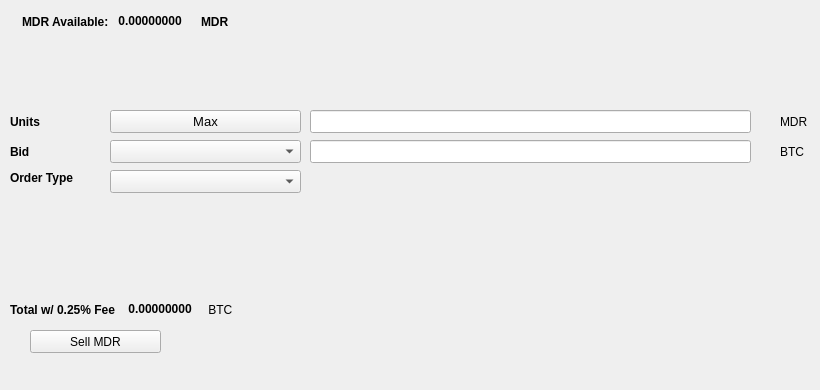
   <widget class="QWidget" name="SellTab">
    <attribute name="title">
     <string>Sell</string>
    </attribute>
    <widget class="QLabel" name="label_16">
     <property name="geometry">
      <rect>
       <x>780</x>
       <y>140</y>
       <width>31</width>
       <height>23</height>
      </rect>
     </property>
     <property name="text">
      <string>BTC</string>
     </property>
    </widget>
    <widget class="QComboBox" name="SellBidcomboBox">
     <property name="geometry">
      <rect>
       <x>110</x>
       <y>140</y>
       <width>191</width>
       <height>23</height>
      </rect>
     </property>
     <property name="font">
      <font>
       <pointsize>10</pointsize>
      </font>
     </property>
    </widget>
    <widget class="QLabel" name="label_18">
     <property name="geometry">
      <rect>
       <x>10</x>
       <y>110</y>
       <width>46</width>
       <height>23</height>
      </rect>
     </property>
     <property name="font">
      <font>
       <weight>75</weight>
       <bold>true</bold>
      </font>
     </property>
     <property name="text">
      <string>Units</string>
     </property>
    </widget>
    <widget class="QPushButton" name="Sell_Max_Amount">
     <property name="geometry">
      <rect>
       <x>110</x>
       <y>110</y>
       <width>191</width>
       <height>23</height>
      </rect>
     </property>
     <property name="font">
      <font>
       <pointsize>10</pointsize>
      </font>
     </property>
     <property name="text">
      <string>Max</string>
     </property>
    </widget>
    <widget class="QLabel" name="label_20">
     <property name="geometry">
      <rect>
       <x>10</x>
       <y>170</y>
       <width>91</width>
       <height>16</height>
      </rect>
     </property>
     <property name="font">
      <font>
       <weight>75</weight>
       <bold>true</bold>
      </font>
     </property>
     <property name="text">
      <string>Order Type</string>
     </property>
    </widget>
    <widget class="QComboBox" name="SellOrdertypeCombo">
     <property name="geometry">
      <rect>
       <x>110</x>
       <y>170</y>
       <width>191</width>
       <height>23</height>
      </rect>
     </property>
     <property name="font">
      <font>
       <pointsize>10</pointsize>
      </font>
     </property>
    </widget>
    <widget class="QLabel" name="label_21">
     <property name="geometry">
      <rect>
       <x>10</x>
       <y>140</y>
       <width>46</width>
       <height>23</height>
      </rect>
     </property>
     <property name="font">
      <font>
       <weight>75</weight>
       <bold>true</bold>
      </font>
     </property>
     <property name="text">
      <string>Bid</string>
     </property>
    </widget>
    <widget class="QLabel" name="label_22">
     <property name="geometry">
      <rect>
       <x>780</x>
       <y>110</y>
       <width>31</width>
       <height>23</height>
      </rect>
     </property>
     <property name="text">
      <string>MDR</string>
     </property>
    </widget>
    <widget class="QLineEdit" name="UnitsInputMDR">
     <property name="geometry">
      <rect>
       <x>310</x>
       <y>110</y>
       <width>441</width>
       <height>23</height>
      </rect>
     </property>
     <property name="font">
      <font>
       <pointsize>9</pointsize>
       <weight>75</weight>
       <bold>true</bold>
      </font>
     </property>
    </widget>
    <widget class="QLineEdit" name="SellBidPriceEdit">
     <property name="geometry">
      <rect>
       <x>310</x>
       <y>140</y>
       <width>441</width>
       <height>23</height>
      </rect>
     </property>
     <property name="font">
      <font>
       <pointsize>9</pointsize>
       <weight>75</weight>
       <bold>true</bold>
      </font>
     </property>
    </widget>
    <widget class="QPushButton" name="SellMDRBTN">
     <property name="geometry">
      <rect>
       <x>30</x>
       <y>330</y>
       <width>131</width>
       <height>23</height>
      </rect>
     </property>
     <property name="text">
      <string>Sell MDR</string>
     </property>
     <property name="icon">
      <iconset resource="../midori">
       <normaloff>:/icons/bitcoin</normaloff>:/icons/bitcoin</iconset>
     </property>
    </widget>
    <widget class="QWidget" name="layoutWidget3">
     <property name="geometry">
      <rect>
       <x>22</x>
       <y>12</y>
       <width>258</width>
       <height>19</height>
      </rect>
     </property>
     <layout class="QHBoxLayout" name="horizontalLayout">
      <item>
       <widget class="QLabel" name="label232_2">
        <property name="font">
         <font>
          <weight>75</weight>
          <bold>true</bold>
         </font>
        </property>
        <property name="text">
         <string>MDR Available:</string>
        </property>
       </widget>
      </item>
      <item>
       <widget class="QLabel" name="MDRAvailableLabel">
        <property name="palette">
         <palette>
          <active>
           <colorrole role="WindowText">
            <brush brushstyle="SolidPattern">
             <color alpha="255">
              <red>0</red>
              <green>0</green>
              <blue>0</blue>
             </color>
            </brush>
           </colorrole>
           <colorrole role="Button">
            <brush brushstyle="SolidPattern">
             <color alpha="255">
              <red>0</red>
              <green>170</green>
              <blue>0</blue>
             </color>
            </brush>
           </colorrole>
           <colorrole role="Light">
            <brush brushstyle="SolidPattern">
             <color alpha="255">
              <red>0</red>
              <green>255</green>
              <blue>0</blue>
             </color>
            </brush>
           </colorrole>
           <colorrole role="Midlight">
            <brush brushstyle="SolidPattern">
             <color alpha="255">
              <red>0</red>
              <green>212</green>
              <blue>0</blue>
             </color>
            </brush>
           </colorrole>
           <colorrole role="Dark">
            <brush brushstyle="SolidPattern">
             <color alpha="255">
              <red>0</red>
              <green>85</green>
              <blue>0</blue>
             </color>
            </brush>
           </colorrole>
           <colorrole role="Mid">
            <brush brushstyle="SolidPattern">
             <color alpha="255">
              <red>0</red>
              <green>113</green>
              <blue>0</blue>
             </color>
            </brush>
           </colorrole>
           <colorrole role="Text">
            <brush brushstyle="SolidPattern">
             <color alpha="255">
              <red>0</red>
              <green>170</green>
              <blue>0</blue>
             </color>
            </brush>
           </colorrole>
           <colorrole role="BrightText">
            <brush brushstyle="SolidPattern">
             <color alpha="255">
              <red>255</red>
              <green>255</green>
              <blue>255</blue>
             </color>
            </brush>
           </colorrole>
           <colorrole role="ButtonText">
            <brush brushstyle="SolidPattern">
             <color alpha="255">
              <red>0</red>
              <green>0</green>
              <blue>0</blue>
             </color>
            </brush>
           </colorrole>
           <colorrole role="Base">
            <brush brushstyle="SolidPattern">
             <color alpha="255">
              <red>255</red>
              <green>255</green>
              <blue>255</blue>
             </color>
            </brush>
           </colorrole>
           <colorrole role="Window">
            <brush brushstyle="SolidPattern">
             <color alpha="255">
              <red>0</red>
              <green>170</green>
              <blue>0</blue>
             </color>
            </brush>
           </colorrole>
           <colorrole role="Shadow">
            <brush brushstyle="SolidPattern">
             <color alpha="255">
              <red>0</red>
              <green>0</green>
              <blue>0</blue>
             </color>
            </brush>
           </colorrole>
           <colorrole role="AlternateBase">
            <brush brushstyle="SolidPattern">
             <color alpha="255">
              <red>127</red>
              <green>212</green>
              <blue>127</blue>
             </color>
            </brush>
           </colorrole>
           <colorrole role="ToolTipBase">
            <brush brushstyle="SolidPattern">
             <color alpha="255">
              <red>255</red>
              <green>255</green>
              <blue>220</blue>
             </color>
            </brush>
           </colorrole>
           <colorrole role="ToolTipText">
            <brush brushstyle="SolidPattern">
             <color alpha="255">
              <red>0</red>
              <green>0</green>
              <blue>0</blue>
             </color>
            </brush>
           </colorrole>
          </active>
          <inactive>
           <colorrole role="WindowText">
            <brush brushstyle="SolidPattern">
             <color alpha="255">
              <red>0</red>
              <green>0</green>
              <blue>0</blue>
             </color>
            </brush>
           </colorrole>
           <colorrole role="Button">
            <brush brushstyle="SolidPattern">
             <color alpha="255">
              <red>0</red>
              <green>170</green>
              <blue>0</blue>
             </color>
            </brush>
           </colorrole>
           <colorrole role="Light">
            <brush brushstyle="SolidPattern">
             <color alpha="255">
              <red>0</red>
              <green>255</green>
              <blue>0</blue>
             </color>
            </brush>
           </colorrole>
           <colorrole role="Midlight">
            <brush brushstyle="SolidPattern">
             <color alpha="255">
              <red>0</red>
              <green>212</green>
              <blue>0</blue>
             </color>
            </brush>
           </colorrole>
           <colorrole role="Dark">
            <brush brushstyle="SolidPattern">
             <color alpha="255">
              <red>0</red>
              <green>85</green>
              <blue>0</blue>
             </color>
            </brush>
           </colorrole>
           <colorrole role="Mid">
            <brush brushstyle="SolidPattern">
             <color alpha="255">
              <red>0</red>
              <green>113</green>
              <blue>0</blue>
             </color>
            </brush>
           </colorrole>
           <colorrole role="Text">
            <brush brushstyle="SolidPattern">
             <color alpha="255">
              <red>0</red>
              <green>170</green>
              <blue>0</blue>
             </color>
            </brush>
           </colorrole>
           <colorrole role="BrightText">
            <brush brushstyle="SolidPattern">
             <color alpha="255">
              <red>255</red>
              <green>255</green>
              <blue>255</blue>
             </color>
            </brush>
           </colorrole>
           <colorrole role="ButtonText">
            <brush brushstyle="SolidPattern">
             <color alpha="255">
              <red>0</red>
              <green>0</green>
              <blue>0</blue>
             </color>
            </brush>
           </colorrole>
           <colorrole role="Base">
            <brush brushstyle="SolidPattern">
             <color alpha="255">
              <red>255</red>
              <green>255</green>
              <blue>255</blue>
             </color>
            </brush>
           </colorrole>
           <colorrole role="Window">
            <brush brushstyle="SolidPattern">
             <color alpha="255">
              <red>0</red>
              <green>170</green>
              <blue>0</blue>
             </color>
            </brush>
           </colorrole>
           <colorrole role="Shadow">
            <brush brushstyle="SolidPattern">
             <color alpha="255">
              <red>0</red>
              <green>0</green>
              <blue>0</blue>
             </color>
            </brush>
           </colorrole>
           <colorrole role="AlternateBase">
            <brush brushstyle="SolidPattern">
             <color alpha="255">
              <red>127</red>
              <green>212</green>
              <blue>127</blue>
             </color>
            </brush>
           </colorrole>
           <colorrole role="ToolTipBase">
            <brush brushstyle="SolidPattern">
             <color alpha="255">
              <red>255</red>
              <green>255</green>
              <blue>220</blue>
             </color>
            </brush>
           </colorrole>
           <colorrole role="ToolTipText">
            <brush brushstyle="SolidPattern">
             <color alpha="255">
              <red>0</red>
              <green>0</green>
              <blue>0</blue>
             </color>
            </brush>
           </colorrole>
          </inactive>
          <disabled>
           <colorrole role="WindowText">
            <brush brushstyle="SolidPattern">
             <color alpha="255">
              <red>0</red>
              <green>85</green>
              <blue>0</blue>
             </color>
            </brush>
           </colorrole>
           <colorrole role="Button">
            <brush brushstyle="SolidPattern">
             <color alpha="255">
              <red>0</red>
              <green>170</green>
              <blue>0</blue>
             </color>
            </brush>
           </colorrole>
           <colorrole role="Light">
            <brush brushstyle="SolidPattern">
             <color alpha="255">
              <red>0</red>
              <green>255</green>
              <blue>0</blue>
             </color>
            </brush>
           </colorrole>
           <colorrole role="Midlight">
            <brush brushstyle="SolidPattern">
             <color alpha="255">
              <red>0</red>
              <green>212</green>
              <blue>0</blue>
             </color>
            </brush>
           </colorrole>
           <colorrole role="Dark">
            <brush brushstyle="SolidPattern">
             <color alpha="255">
              <red>0</red>
              <green>85</green>
              <blue>0</blue>
             </color>
            </brush>
           </colorrole>
           <colorrole role="Mid">
            <brush brushstyle="SolidPattern">
             <color alpha="255">
              <red>0</red>
              <green>113</green>
              <blue>0</blue>
             </color>
            </brush>
           </colorrole>
           <colorrole role="Text">
            <brush brushstyle="SolidPattern">
             <color alpha="255">
              <red>0</red>
              <green>85</green>
              <blue>0</blue>
             </color>
            </brush>
           </colorrole>
           <colorrole role="BrightText">
            <brush brushstyle="SolidPattern">
             <color alpha="255">
              <red>255</red>
              <green>255</green>
              <blue>255</blue>
             </color>
            </brush>
           </colorrole>
           <colorrole role="ButtonText">
            <brush brushstyle="SolidPattern">
             <color alpha="255">
              <red>0</red>
              <green>85</green>
              <blue>0</blue>
             </color>
            </brush>
           </colorrole>
           <colorrole role="Base">
            <brush brushstyle="SolidPattern">
             <color alpha="255">
              <red>0</red>
              <green>170</green>
              <blue>0</blue>
             </color>
            </brush>
           </colorrole>
           <colorrole role="Window">
            <brush brushstyle="SolidPattern">
             <color alpha="255">
              <red>0</red>
              <green>170</green>
              <blue>0</blue>
             </color>
            </brush>
           </colorrole>
           <colorrole role="Shadow">
            <brush brushstyle="SolidPattern">
             <color alpha="255">
              <red>0</red>
              <green>0</green>
              <blue>0</blue>
             </color>
            </brush>
           </colorrole>
           <colorrole role="AlternateBase">
            <brush brushstyle="SolidPattern">
             <color alpha="255">
              <red>0</red>
              <green>170</green>
              <blue>0</blue>
             </color>
            </brush>
           </colorrole>
           <colorrole role="ToolTipBase">
            <brush brushstyle="SolidPattern">
             <color alpha="255">
              <red>255</red>
              <green>255</green>
              <blue>220</blue>
             </color>
            </brush>
           </colorrole>
           <colorrole role="ToolTipText">
            <brush brushstyle="SolidPattern">
             <color alpha="255">
              <red>0</red>
              <green>0</green>
              <blue>0</blue>
             </color>
            </brush>
           </colorrole>
          </disabled>
         </palette>
        </property>
        <property name="font">
         <font>
          <weight>75</weight>
          <bold>true</bold>
         </font>
        </property>
        <property name="text">
         <string> 0.00000000 </string>
        </property>
        <property name="textInteractionFlags">
         <set>Qt::LinksAccessibleByMouse|Qt::TextSelectableByKeyboard|Qt::TextSelectableByMouse</set>
        </property>
       </widget>
      </item>
      <item>
       <widget class="QLabel" name="labelMDR">
        <property name="font">
         <font>
          <weight>75</weight>
          <bold>true</bold>
         </font>
        </property>
        <property name="text">
         <string>MDR</string>
        </property>
       </widget>
      </item>
     </layout>
    </widget>
    <widget class="QWidget" name="layoutWidget">
     <property name="geometry">
      <rect>
       <x>10</x>
       <y>300</y>
       <width>268</width>
       <height>19</height>
      </rect>
     </property>
     <layout class="QHBoxLayout" name="horizontalLayout_2">
      <item>
       <widget class="QLabel" name="label_19">
        <property name="font">
         <font>
          <weight>75</weight>
          <bold>true</bold>
         </font>
        </property>
        <property name="text">
         <string>Total w/ 0.25% Fee </string>
        </property>
       </widget>
      </item>
      <item>
       <widget class="QLabel" name="SellCostLabel">
        <property name="palette">
         <palette>
          <active>
           <colorrole role="WindowText">
            <brush brushstyle="SolidPattern">
             <color alpha="255">
              <red>0</red>
              <green>0</green>
              <blue>0</blue>
             </color>
            </brush>
           </colorrole>
           <colorrole role="Button">
            <brush brushstyle="SolidPattern">
             <color alpha="255">
              <red>0</red>
              <green>170</green>
              <blue>0</blue>
             </color>
            </brush>
           </colorrole>
           <colorrole role="Light">
            <brush brushstyle="SolidPattern">
             <color alpha="255">
              <red>0</red>
              <green>255</green>
              <blue>0</blue>
             </color>
            </brush>
           </colorrole>
           <colorrole role="Midlight">
            <brush brushstyle="SolidPattern">
             <color alpha="255">
              <red>0</red>
              <green>212</green>
              <blue>0</blue>
             </color>
            </brush>
           </colorrole>
           <colorrole role="Dark">
            <brush brushstyle="SolidPattern">
             <color alpha="255">
              <red>0</red>
              <green>85</green>
              <blue>0</blue>
             </color>
            </brush>
           </colorrole>
           <colorrole role="Mid">
            <brush brushstyle="SolidPattern">
             <color alpha="255">
              <red>0</red>
              <green>113</green>
              <blue>0</blue>
             </color>
            </brush>
           </colorrole>
           <colorrole role="Text">
            <brush brushstyle="SolidPattern">
             <color alpha="255">
              <red>0</red>
              <green>170</green>
              <blue>0</blue>
             </color>
            </brush>
           </colorrole>
           <colorrole role="BrightText">
            <brush brushstyle="SolidPattern">
             <color alpha="255">
              <red>255</red>
              <green>255</green>
              <blue>255</blue>
             </color>
            </brush>
           </colorrole>
           <colorrole role="ButtonText">
            <brush brushstyle="SolidPattern">
             <color alpha="255">
              <red>0</red>
              <green>0</green>
              <blue>0</blue>
             </color>
            </brush>
           </colorrole>
           <colorrole role="Base">
            <brush brushstyle="SolidPattern">
             <color alpha="255">
              <red>255</red>
              <green>255</green>
              <blue>255</blue>
             </color>
            </brush>
           </colorrole>
           <colorrole role="Window">
            <brush brushstyle="SolidPattern">
             <color alpha="255">
              <red>0</red>
              <green>170</green>
              <blue>0</blue>
             </color>
            </brush>
           </colorrole>
           <colorrole role="Shadow">
            <brush brushstyle="SolidPattern">
             <color alpha="255">
              <red>0</red>
              <green>0</green>
              <blue>0</blue>
             </color>
            </brush>
           </colorrole>
           <colorrole role="AlternateBase">
            <brush brushstyle="SolidPattern">
             <color alpha="255">
              <red>127</red>
              <green>212</green>
              <blue>127</blue>
             </color>
            </brush>
           </colorrole>
           <colorrole role="ToolTipBase">
            <brush brushstyle="SolidPattern">
             <color alpha="255">
              <red>255</red>
              <green>255</green>
              <blue>220</blue>
             </color>
            </brush>
           </colorrole>
           <colorrole role="ToolTipText">
            <brush brushstyle="SolidPattern">
             <color alpha="255">
              <red>0</red>
              <green>0</green>
              <blue>0</blue>
             </color>
            </brush>
           </colorrole>
          </active>
          <inactive>
           <colorrole role="WindowText">
            <brush brushstyle="SolidPattern">
             <color alpha="255">
              <red>0</red>
              <green>0</green>
              <blue>0</blue>
             </color>
            </brush>
           </colorrole>
           <colorrole role="Button">
            <brush brushstyle="SolidPattern">
             <color alpha="255">
              <red>0</red>
              <green>170</green>
              <blue>0</blue>
             </color>
            </brush>
           </colorrole>
           <colorrole role="Light">
            <brush brushstyle="SolidPattern">
             <color alpha="255">
              <red>0</red>
              <green>255</green>
              <blue>0</blue>
             </color>
            </brush>
           </colorrole>
           <colorrole role="Midlight">
            <brush brushstyle="SolidPattern">
             <color alpha="255">
              <red>0</red>
              <green>212</green>
              <blue>0</blue>
             </color>
            </brush>
           </colorrole>
           <colorrole role="Dark">
            <brush brushstyle="SolidPattern">
             <color alpha="255">
              <red>0</red>
              <green>85</green>
              <blue>0</blue>
             </color>
            </brush>
           </colorrole>
           <colorrole role="Mid">
            <brush brushstyle="SolidPattern">
             <color alpha="255">
              <red>0</red>
              <green>113</green>
              <blue>0</blue>
             </color>
            </brush>
           </colorrole>
           <colorrole role="Text">
            <brush brushstyle="SolidPattern">
             <color alpha="255">
              <red>0</red>
              <green>170</green>
              <blue>0</blue>
             </color>
            </brush>
           </colorrole>
           <colorrole role="BrightText">
            <brush brushstyle="SolidPattern">
             <color alpha="255">
              <red>255</red>
              <green>255</green>
              <blue>255</blue>
             </color>
            </brush>
           </colorrole>
           <colorrole role="ButtonText">
            <brush brushstyle="SolidPattern">
             <color alpha="255">
              <red>0</red>
              <green>0</green>
              <blue>0</blue>
             </color>
            </brush>
           </colorrole>
           <colorrole role="Base">
            <brush brushstyle="SolidPattern">
             <color alpha="255">
              <red>255</red>
              <green>255</green>
              <blue>255</blue>
             </color>
            </brush>
           </colorrole>
           <colorrole role="Window">
            <brush brushstyle="SolidPattern">
             <color alpha="255">
              <red>0</red>
              <green>170</green>
              <blue>0</blue>
             </color>
            </brush>
           </colorrole>
           <colorrole role="Shadow">
            <brush brushstyle="SolidPattern">
             <color alpha="255">
              <red>0</red>
              <green>0</green>
              <blue>0</blue>
             </color>
            </brush>
           </colorrole>
           <colorrole role="AlternateBase">
            <brush brushstyle="SolidPattern">
             <color alpha="255">
              <red>127</red>
              <green>212</green>
              <blue>127</blue>
             </color>
            </brush>
           </colorrole>
           <colorrole role="ToolTipBase">
            <brush brushstyle="SolidPattern">
             <color alpha="255">
              <red>255</red>
              <green>255</green>
              <blue>220</blue>
             </color>
            </brush>
           </colorrole>
           <colorrole role="ToolTipText">
            <brush brushstyle="SolidPattern">
             <color alpha="255">
              <red>0</red>
              <green>0</green>
              <blue>0</blue>
             </color>
            </brush>
           </colorrole>
          </inactive>
          <disabled>
           <colorrole role="WindowText">
            <brush brushstyle="SolidPattern">
             <color alpha="255">
              <red>0</red>
              <green>85</green>
              <blue>0</blue>
             </color>
            </brush>
           </colorrole>
           <colorrole role="Button">
            <brush brushstyle="SolidPattern">
             <color alpha="255">
              <red>0</red>
              <green>170</green>
              <blue>0</blue>
             </color>
            </brush>
           </colorrole>
           <colorrole role="Light">
            <brush brushstyle="SolidPattern">
             <color alpha="255">
              <red>0</red>
              <green>255</green>
              <blue>0</blue>
             </color>
            </brush>
           </colorrole>
           <colorrole role="Midlight">
            <brush brushstyle="SolidPattern">
             <color alpha="255">
              <red>0</red>
              <green>212</green>
              <blue>0</blue>
             </color>
            </brush>
           </colorrole>
           <colorrole role="Dark">
            <brush brushstyle="SolidPattern">
             <color alpha="255">
              <red>0</red>
              <green>85</green>
              <blue>0</blue>
             </color>
            </brush>
           </colorrole>
           <colorrole role="Mid">
            <brush brushstyle="SolidPattern">
             <color alpha="255">
              <red>0</red>
              <green>113</green>
              <blue>0</blue>
             </color>
            </brush>
           </colorrole>
           <colorrole role="Text">
            <brush brushstyle="SolidPattern">
             <color alpha="255">
              <red>0</red>
              <green>85</green>
              <blue>0</blue>
             </color>
            </brush>
           </colorrole>
           <colorrole role="BrightText">
            <brush brushstyle="SolidPattern">
             <color alpha="255">
              <red>255</red>
              <green>255</green>
              <blue>255</blue>
             </color>
            </brush>
           </colorrole>
           <colorrole role="ButtonText">
            <brush brushstyle="SolidPattern">
             <color alpha="255">
              <red>0</red>
              <green>85</green>
              <blue>0</blue>
             </color>
            </brush>
           </colorrole>
           <colorrole role="Base">
            <brush brushstyle="SolidPattern">
             <color alpha="255">
              <red>0</red>
              <green>170</green>
              <blue>0</blue>
             </color>
            </brush>
           </colorrole>
           <colorrole role="Window">
            <brush brushstyle="SolidPattern">
             <color alpha="255">
              <red>0</red>
              <green>170</green>
              <blue>0</blue>
             </color>
            </brush>
           </colorrole>
           <colorrole role="Shadow">
            <brush brushstyle="SolidPattern">
             <color alpha="255">
              <red>0</red>
              <green>0</green>
              <blue>0</blue>
             </color>
            </brush>
           </colorrole>
           <colorrole role="AlternateBase">
            <brush brushstyle="SolidPattern">
             <color alpha="255">
              <red>0</red>
              <green>170</green>
              <blue>0</blue>
             </color>
            </brush>
           </colorrole>
           <colorrole role="ToolTipBase">
            <brush brushstyle="SolidPattern">
             <color alpha="255">
              <red>255</red>
              <green>255</green>
              <blue>220</blue>
             </color>
            </brush>
           </colorrole>
           <colorrole role="ToolTipText">
            <brush brushstyle="SolidPattern">
             <color alpha="255">
              <red>0</red>
              <green>0</green>
              <blue>0</blue>
             </color>
            </brush>
           </colorrole>
          </disabled>
         </palette>
        </property>
        <property name="font">
         <font>
          <weight>75</weight>
          <bold>true</bold>
         </font>
        </property>
        <property name="autoFillBackground">
         <bool>false</bool>
        </property>
        <property name="text">
         <string> 0.00000000</string>
        </property>
        <property name="textInteractionFlags">
         <set>Qt::LinksAccessibleByMouse|Qt::TextSelectableByMouse</set>
        </property>
       </widget>
      </item>
      <item>
       <widget class="QLabel" name="label_17">
        <property name="font">
         <font>
          <weight>50</weight>
          <bold>false</bold>
         </font>
        </property>
        <property name="text">
         <string> BTC</string>
        </property>
       </widget>
      </item>
     </layout>
    </widget>
    <widget class="QLabel" name="label_23">
     <property name="geometry">
      <rect>
       <x>460</x>
       <y>300</y>
       <width>281</width>
       <height>81</height>
      </rect>
     </property>
     <property name="text">
      <string/>
     </property>
     <property name="pixmap">
      <pixmap>:/images/bittrex</pixmap>
     </property>
    </widget>
   </widget>
